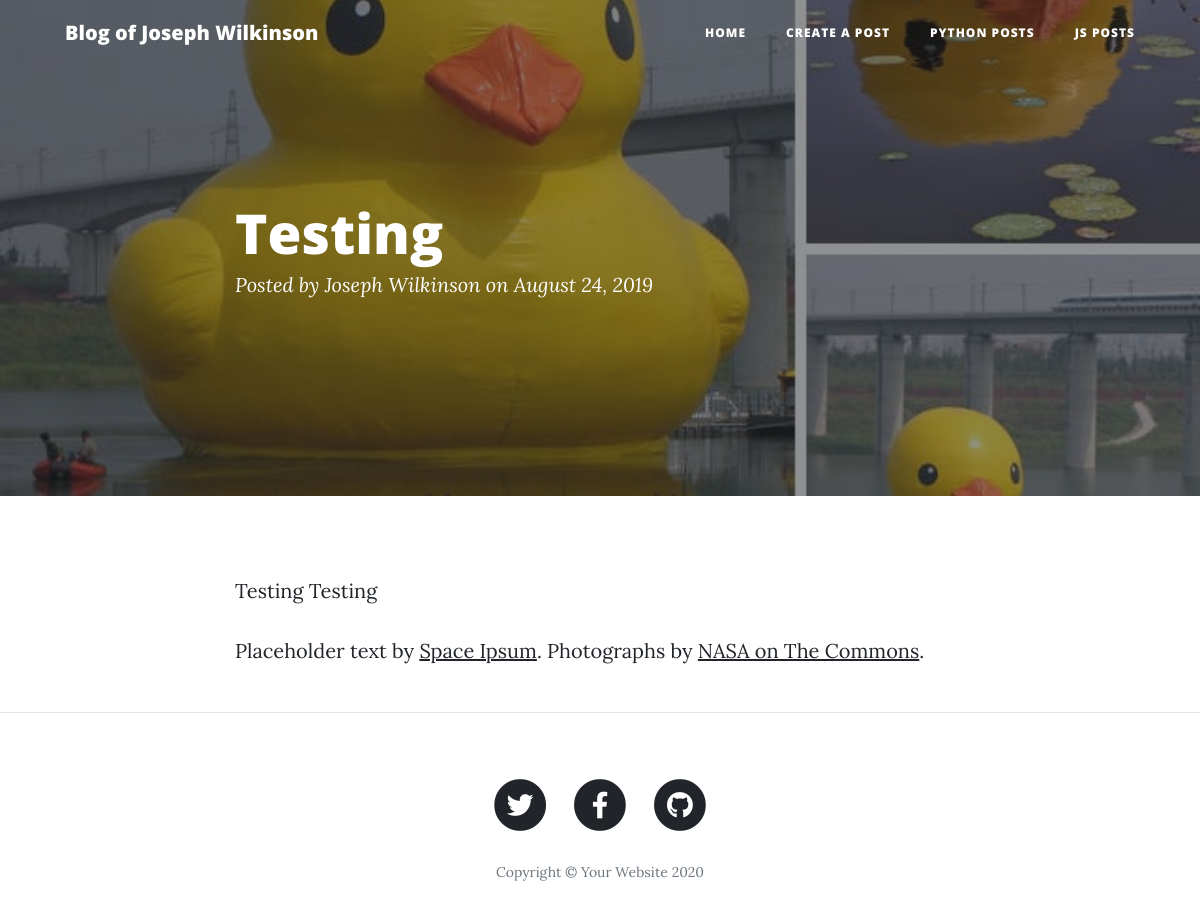
Screenshot of /postdetail/18/ with the database file from the repository.
### blogs/models.py (models this page shows, shortened)
class Post(models.Model):
    post_title = models.CharField(max_length = 30)
    post_author = models.CharField(max_length = 200)
    post_text = models.TextField()
    post_time = models.TimeField(auto_now_add = True)
    post_date = models.DateField(auto_now_add = True)
    post_image = models.ImageField(blank = True, upload_to = "blogs", default = 'tempdefault.jpg')
    class Meta:
        ordering = ["-post_date"]

### blogs/views.py (the view)
# urls.py: path('postdetail/<int:pk>/', PostDetailView.as_view(), name = "post_detail"),
class PostDetailView(DetailView):
    model = Post

### blogs/templates/blogs/post_detail.html (shortened to what this page needs)
{% load static %}
<!DOCTYPE html>
<html lang="en">
<head>
  <link href="{% static 'blogs/vendor/bootstrap/css/bootstrap.min.css' %}" rel="stylesheet">
  <link href="{% static 'blogs/vendor/fontawesome-free/css/all.min.css' %}" rel="stylesheet" type="text/css">
  <link href="{% static 'blogs/css/clean-blog.min.css' %}" rel="stylesheet">
</head>
<body>
  {% include '_menu.html' %}
  <header class="masthead" style="background-image: url('{{object.post_image.url}}')">
    <div class="overlay"></div>
    <div class="container">
      <div class="row">
        <div class="col-lg-8 col-md-10 mx-auto">
          <div class="post-heading">
            <h1>{{post.post_title}}</h1>
            <span class="meta">Posted by
              <a href="#">{{object.post_author}}</a>
              on August 24, 2019</span>
          </div>
        </div>
      </div>
    </div>
  </header>
  <article>
    <div class="container">
      <div class="row">
        <div class="col-lg-8 col-md-10 mx-auto">
          <p>{{object.post_text}}</p>
          <p>Placeholder text by
            <a href="http://spaceipsum.com/">Space Ipsum</a>. Photographs by
            <a href="https://www.flickr.com/photos/nasacommons/">NASA on The Commons</a>.
          </p>
        </div>
      </div>
    </div>
  </article>
  <hr>
  <footer>
    <div class="container">
      <div class="row">
        <div class="col-lg-8 col-md-10 mx-auto">
          <ul class="list-inline text-center">
            <li class="list-inline-item">
              <a href="#">
                <span class="fa-stack fa-lg">
                  <i class="fas fa-circle fa-stack-2x"></i>
                  <i class="fab fa-twitter fa-stack-1x fa-inverse"></i>
                </span>
              </a>
            </li>
            <li class="list-inline-item">
              <a href="#">
                <span class="fa-stack fa-lg">
                  <i class="fas fa-circle fa-stack-2x"></i>
                  <i class="fab fa-facebook-f fa-stack-1x fa-inverse"></i>
                </span>
              </a>
            </li>
            <li class="list-inline-item">
              <a href="#">
                <span class="fa-stack fa-lg">
                  <i class="fas fa-circle fa-stack-2x"></i>
                  <i class="fab fa-github fa-stack-1x fa-inverse"></i>
                </span>
              </a>
            </li>
          </ul>
          <p class="copyright text-muted">Copyright &copy; Your Website 2020</p>
        </div>
      </div>
    </div>
  </footer>
</body>
</html>

### rows the page displays
Post: post_image (placeholder picture), post_title "Testing", post_author "Joseph Wilkinson", post_text "Testing Testing"
